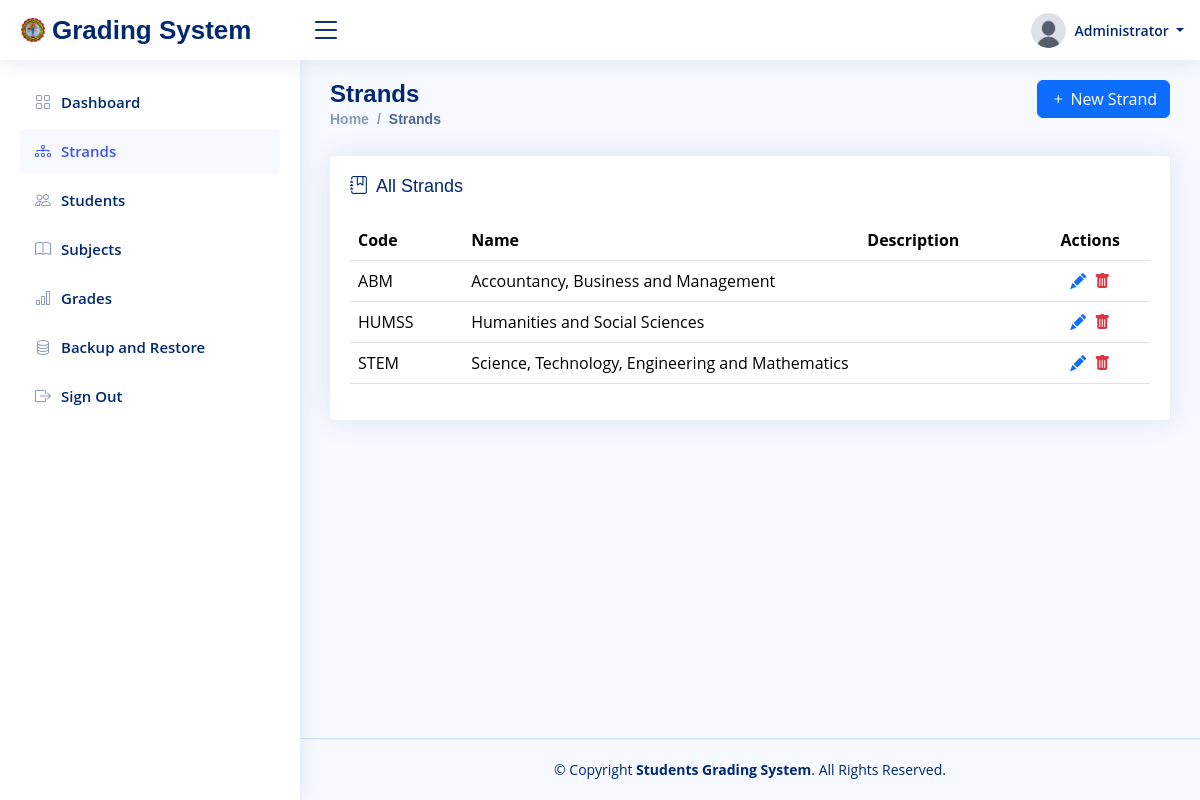
The page /strands (signed in) on the database as committed earlier.
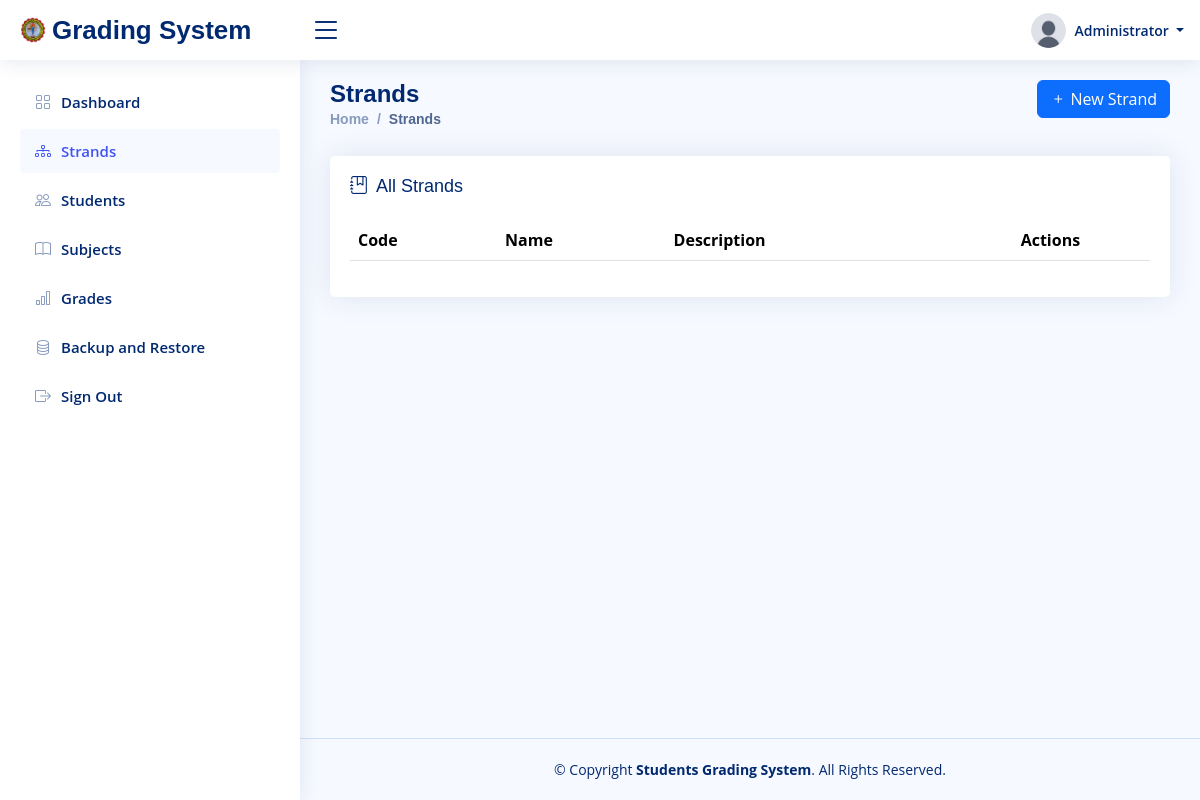
The same page on the database as committed later.
### tables this page shows
CREATE TABLE `strands` (
  `id` int(11) NOT NULL AUTO_INCREMENT,
  `code` varchar(10) NOT NULL,
  `name` varchar(100) NOT NULL,
  `description` text DEFAULT NULL,
  `created_at` datetime NOT NULL,
  `updated_at` datetime NOT NULL,
  PRIMARY KEY (`id`),
  UNIQUE KEY `code` (`code`)
);

### config/database.php (called while the page is built, shortened)
<?php
class Database
{
    private $host = 'localhost';
    private $dbname = 'u474266573_gms';
    private $username = 'u474266573_user_gms';
    private $password = 'Z;cc#>0h6|Nt';
    private $connection = null;
    public function __construct()
    {
        $this->insert_admin_data();
    }
    private function connect()
    {
        $this->connection = new mysqli($this->host, $this->username, $this->password);
    }
    private function create_database()
    {
        $sql = "CREATE DATABASE IF NOT EXISTS " . $this->dbname;
    }
    private function select_database()
    {
        $this->connection->select_db($this->dbname);
    }
    private function create_users_table()
    {
        $sql = "CREATE TABLE IF NOT EXISTS users (
            id INT(11) AUTO_INCREMENT PRIMARY KEY,
            uuid VARCHAR(36) NOT NULL UNIQUE,
            name VARCHAR(100) NOT NULL,
            username VARCHAR(50) NOT NULL UNIQUE,
            password VARCHAR(255) NOT NULL,
            image VARCHAR(50) NOT NULL,
            user_type VARCHAR(20) NOT NULL,
            created_at DATETIME NOT NULL,
            updated_at DATETIME NOT NULL
        )";
    }
    private function create_students_table()
    {
        $sql = "CREATE TABLE IF NOT EXISTS students (
            id INT(11) AUTO_INCREMENT PRIMARY KEY,
            uuid VARCHAR(36) NOT NULL UNIQUE,
            account_id INT(11) NOT NULL UNIQUE,
            lrn VARCHAR(12) NOT NULL UNIQUE,
            strand_id INT(11) NOT NULL,
            grade_level ENUM('11', '12') NOT NULL,
            section VARCHAR(20) NOT NULL,
            first_name VARCHAR(50) NOT NULL,
            middle_name VARCHAR(50),
            last_name VARCHAR(50) NOT NULL,
            birthday DATE NOT NULL,
            sex ENUM('Male', 'Female') NOT NULL,
            email VARCHAR(100) NOT NULL UNIQUE,
            address VARCHAR(255) NOT NULL,
            created_at DATETIME NOT NULL,
            updated_at DATETIME NOT NULL,
            FOREIGN KEY (strand_id) REFERENCES strands(id)
                ON DELETE RESTRICT
                ON UPDATE CASCADE,
            FOREIGN KEY (account_id) REFERENCES users(id)
                ON DELETE CASCADE
                ON UPDATE CASCADE
        )";
    }
    private function create_strands_table()
    {
        $sql = "CREATE TABLE IF NOT EXISTS strands (
            id INT(11) AUTO_INCREMENT PRIMARY KEY,
            uuid VARCHAR(36) NOT NULL UNIQUE,
            code VARCHAR(10) NOT NULL UNIQUE,
            name VARCHAR(100) NOT NULL,
            description TEXT,
            created_at DATETIME NOT NULL,
            updated_at DATETIME NOT NULL
        )";
    }
    private function create_subjects_table()
    {
        $sql = "CREATE TABLE IF NOT EXISTS subjects (
            id INT(11) AUTO_INCREMENT PRIMARY KEY,
            uuid VARCHAR(36) NOT NULL UNIQUE,
            name VARCHAR(100) NOT NULL,
            category ENUM('core', 'applied and specialized') NOT NULL,
            grade_level ENUM('11', '12'),
            strand_id INT(11),
            created_at DATETIME NOT NULL,
            updated_at DATETIME NOT NULL,
            FOREIGN KEY (strand_id) REFERENCES strands(id)
                ON DELETE SET NULL
                ON UPDATE CASCADE
        )";
    }
    private function create_grades_table()
    {
        $sql = "CREATE TABLE IF NOT EXISTS grades (
            id INT(11) AUTO_INCREMENT PRIMARY KEY,
            uuid VARCHAR(36) NOT NULL UNIQUE,
            student_id INT(11) NOT NULL,
            subject_id INT(11) NOT NULL,
            quarter_1 DECIMAL(5,2),
            quarter_2 DECIMAL(5,2),
            quarter_3 DECIMAL(5,2),
            quarter_4 DECIMAL(5,2),
            final_grade DECIMAL(5,2),
            remarks VARCHAR(20),
            created_at DATETIME NOT NULL,
            updated_at DATETIME NOT NULL,
            UNIQUE(student_id, subject_id), -- Prevent duplicate entries for the same subject
            FOREIGN KEY (student_id) REFERENCES students(id)
                ON DELETE CASCADE
                ON UPDATE CASCADE,
            FOREIGN KEY (subject_id) REFERENCES subjects(id)
                ON DELETE CASCADE
                ON UPDATE CASCADE
        )";
    }
    private function create_logs_table()
    {
        $sql = "CREATE TABLE IF NOT EXISTS logs (
            id INT(11) AUTO_INCREMENT PRIMARY KEY,
            uuid VARCHAR(36) NOT NULL UNIQUE,
            user_id INT(11) NOT NULL,
            activity TEXT NOT NULL,
            created_at DATETIME NOT NULL,
            updated_at DATETIME NOT NULL
        )";
    }
    private function insert_admin_data()
    {
        $is_admin_exists = $this->select_one("users", "id", "1");
    }
    public function select_one($table, $condition_column, $condition_value)
    {
        $sql = "SELECT * FROM $table WHERE $condition_column = ? LIMIT 1";
        $stmt = $this->connection->prepare($sql);
        $stmt->bind_param("s", $condition_value);
        $stmt->execute();
        return $stmt->get_result()->fetch_assoc();
    }
    public function select_all($table, $order_by = null, $direction = 'ASC')
    {
        $sql = "SELECT * FROM $table";
        if ($order_by) {
            $sql .= " ORDER BY $order_by " . strtoupper($direction);
        }
        $result = $this->connection->query($sql);
        return $result->fetch_all(MYSQLI_ASSOC);
    }
}

### views/pages/strands.php (the view, shortened to what the changed rows need)
<?php include_once "views/pages/templates/header.php" ?>
<main id="main" class="main">
    <div class="pagetitle">
        <div class="row">
            <div class="col-6">
                <h1>Strands</h1>
            </div>
        </div>
    </div>
    <section class="section">
        <div class="row">
            <div class="col-lg-12">
                <div class="card">
                    <div class="card-body">
                        <table class="table datatable">
                            <thead>
                                <tr>
                                    <th>Code</th>
                                    <th>Name</th>
                                    <th>Description</th>
                                    <th class="text-center">Actions</th>
                                </tr>
                            </thead>
                            <tbody>
                                <?php $strands = $db->select_all("strands", "id", "DESC") ?>
                                <?php if ($strands): ?>
                                    <?php foreach ($strands as $strand): ?>
                                        <tr>
                                            <td><?= $strand['code'] ?></td>
                                            <td title="<?= htmlspecialchars($strand['name']) ?>" style="max-width: 250px; white-space: nowrap; overflow: hidden; text-overflow: ellipsis;">
                                                <?= htmlspecialchars($strand['name']) ?>
                                            </td>
                                            <td title="<?= htmlspecialchars($strand['description']) ?>" style="max-width: 250px; white-space: nowrap; overflow: hidden; text-overflow: ellipsis;">
                                            </td>
                                            <td class="text-center">
                                                <i class="bi bi-pencil-fill text-primary me-1 update_strand_btn" role="button" data-id="<?= $strand['id'] ?>"></i>
                                                <i class="bi bi-trash-fill text-danger delete_strand_btn" role="button" data-id="<?= $strand['id'] ?>"></i>
                                            </td>
                                        </tr>
                                    <?php endforeach ?>
                                <?php endif ?>
                            </tbody>
                        </table>
                    </div>
                </div>
            </div>
        </div>
    </section>
</main>
<?php include_once "views/pages/templates/footer.php" ?>

Rows that differ between the two databases and show on the page:
removed strands: code "ABM", name "Accountancy, Business and Management"
removed strands: code "HUMSS", name "Humanities and Social Sciences"
removed strands: code "STEM", name "Science, Technology, Engineering and Mathematics"
